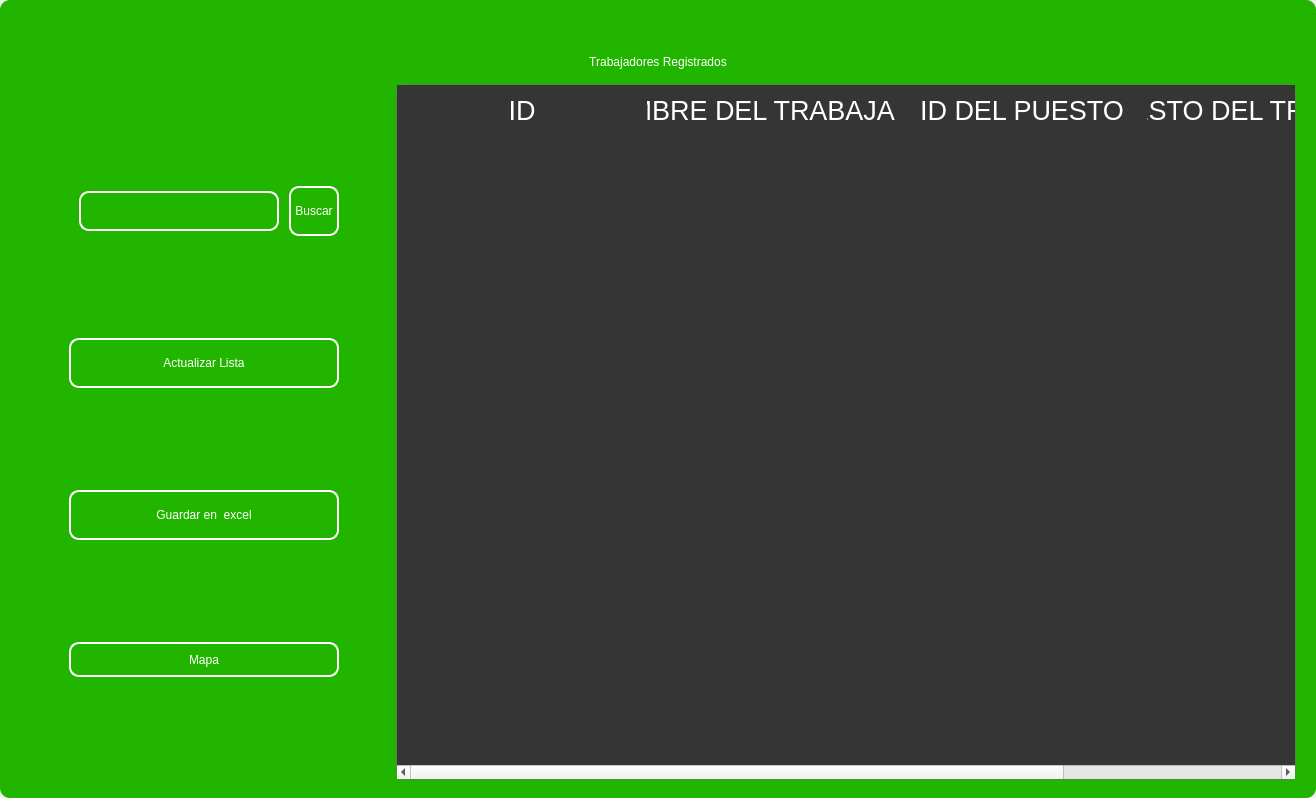
<?xml version="1.0" encoding="UTF-8"?>
<ui version="4.0">
 <class>MainWindow</class>
 <widget class="QMainWindow" name="MainWindow">
  <property name="geometry">
   <rect>
    <x>0</x>
    <y>0</y>
    <width>1316</width>
    <height>798</height>
   </rect>
  </property>
  <property name="windowTitle">
   <string>MainWindow</string>
  </property>
  <property name="styleSheet">
   <string notr="true"/>
  </property>
  <widget class="QWidget" name="centralwidget">
   <property name="styleSheet">
    <string notr="true"/>
   </property>
   <layout class="QVBoxLayout" name="verticalLayout">
    <property name="spacing">
     <number>0</number>
    </property>
    <property name="leftMargin">
     <number>0</number>
    </property>
    <property name="topMargin">
     <number>0</number>
    </property>
    <property name="rightMargin">
     <number>0</number>
    </property>
    <property name="bottomMargin">
     <number>0</number>
    </property>
    <item>
     <widget class="QFrame" name="frame">
      <property name="enabled">
       <bool>true</bool>
      </property>
      <property name="styleSheet">
       <string notr="true">
QFrame {
border-radius:10px;
background-color: rgb(33, 181, 0);
 }
</string>
      </property>
      <property name="frameShape">
       <enum>QFrame::StyledPanel</enum>
      </property>
      <property name="frameShadow">
       <enum>QFrame::Raised</enum>
      </property>
      <layout class="QVBoxLayout" name="verticalLayout_2">
       <item>
        <widget class="QFrame" name="frame_superior">
         <property name="minimumSize">
          <size>
           <width>0</width>
           <height>40</height>
          </size>
         </property>
         <property name="maximumSize">
          <size>
           <width>16777215</width>
           <height>40</height>
          </size>
         </property>
         <property name="styleSheet">
          <string notr="true">QPushButton{
border-radius:18px;
}

QPushButton:hover{
	background-color: rgb(0, 0, 0);
}
</string>
         </property>
         <property name="frameShape">
          <enum>QFrame::StyledPanel</enum>
         </property>
         <property name="frameShadow">
          <enum>QFrame::Raised</enum>
         </property>
         <layout class="QHBoxLayout" name="horizontalLayout_3">
          <property name="spacing">
           <number>4</number>
          </property>
          <property name="leftMargin">
           <number>0</number>
          </property>
          <property name="topMargin">
           <number>0</number>
          </property>
          <property name="rightMargin">
           <number>0</number>
          </property>
          <property name="bottomMargin">
           <number>0</number>
          </property>
          <item>
           <widget class="QPushButton" name="btn_icon">
            <property name="text">
             <string/>
            </property>
            <property name="iconSize">
             <size>
              <width>40</width>
              <height>40</height>
             </size>
            </property>
           </widget>
          </item>
          <item>
           <spacer name="horizontalSpacer_2">
            <property name="orientation">
             <enum>Qt::Horizontal</enum>
            </property>
            <property name="sizeHint" stdset="0">
             <size>
              <width>443</width>
              <height>20</height>
             </size>
            </property>
           </spacer>
          </item>
          <item>
           <widget class="QPushButton" name="btn_exit">
            <property name="minimumSize">
             <size>
              <width>38</width>
              <height>38</height>
             </size>
            </property>
            <property name="maximumSize">
             <size>
              <width>38</width>
              <height>38</height>
             </size>
            </property>
            <property name="cursor">
             <cursorShape>PointingHandCursor</cursorShape>
            </property>
            <property name="text">
             <string/>
            </property>
            <property name="iconSize">
             <size>
              <width>35</width>
              <height>35</height>
             </size>
            </property>
           </widget>
          </item>
          <item>
           <widget class="QPushButton" name="bt_minimizar">
            <property name="minimumSize">
             <size>
              <width>38</width>
              <height>38</height>
             </size>
            </property>
            <property name="maximumSize">
             <size>
              <width>38</width>
              <height>38</height>
             </size>
            </property>
            <property name="cursor">
             <cursorShape>PointingHandCursor</cursorShape>
            </property>
            <property name="text">
             <string/>
            </property>
            <property name="icon">
             <iconset>
              <normaloff>image/minus.svg</normaloff>image/minus.svg</iconset>
            </property>
            <property name="iconSize">
             <size>
              <width>38</width>
              <height>38</height>
             </size>
            </property>
           </widget>
          </item>
          <item>
           <widget class="QPushButton" name="bt_maximizar">
            <property name="minimumSize">
             <size>
              <width>38</width>
              <height>38</height>
             </size>
            </property>
            <property name="maximumSize">
             <size>
              <width>38</width>
              <height>38</height>
             </size>
            </property>
            <property name="cursor">
             <cursorShape>PointingHandCursor</cursorShape>
            </property>
            <property name="text">
             <string/>
            </property>
            <property name="icon">
             <iconset>
              <normaloff>image/chevron-up.svg</normaloff>image/chevron-up.svg</iconset>
            </property>
            <property name="iconSize">
             <size>
              <width>38</width>
              <height>38</height>
             </size>
            </property>
           </widget>
          </item>
          <item>
           <widget class="QPushButton" name="bt_restaurar">
            <property name="minimumSize">
             <size>
              <width>38</width>
              <height>38</height>
             </size>
            </property>
            <property name="maximumSize">
             <size>
              <width>38</width>
              <height>38</height>
             </size>
            </property>
            <property name="cursor">
             <cursorShape>PointingHandCursor</cursorShape>
            </property>
            <property name="text">
             <string/>
            </property>
            <property name="icon">
             <iconset>
              <normaloff>image/chevron-down.svg</normaloff>image/chevron-down.svg</iconset>
            </property>
            <property name="iconSize">
             <size>
              <width>38</width>
              <height>38</height>
             </size>
            </property>
           </widget>
          </item>
          <item>
           <widget class="QPushButton" name="bt_cerrar">
            <property name="minimumSize">
             <size>
              <width>38</width>
              <height>38</height>
             </size>
            </property>
            <property name="maximumSize">
             <size>
              <width>38</width>
              <height>38</height>
             </size>
            </property>
            <property name="cursor">
             <cursorShape>PointingHandCursor</cursorShape>
            </property>
            <property name="text">
             <string/>
            </property>
            <property name="icon">
             <iconset>
              <normaloff>image/x.svg</normaloff>image/x.svg</iconset>
            </property>
            <property name="iconSize">
             <size>
              <width>38</width>
              <height>38</height>
             </size>
            </property>
           </widget>
          </item>
         </layout>
        </widget>
       </item>
       <item>
        <widget class="QLabel" name="label">
         <property name="styleSheet">
          <string notr="true">font: 30pt &quot;MS Shell Dlg 2&quot;;
color: rgb(255, 255, 255);</string>
         </property>
         <property name="text">
          <string>Trabajadores Registrados</string>
         </property>
         <property name="alignment">
          <set>Qt::AlignCenter</set>
         </property>
        </widget>
       </item>
       <item>
        <widget class="QFrame" name="frame_3">
         <property name="minimumSize">
          <size>
           <width>0</width>
           <height>0</height>
          </size>
         </property>
         <property name="frameShape">
          <enum>QFrame::StyledPanel</enum>
         </property>
         <property name="frameShadow">
          <enum>QFrame::Raised</enum>
         </property>
         <layout class="QHBoxLayout" name="horizontalLayout_4">
          <property name="leftMargin">
           <number>9</number>
          </property>
          <property name="topMargin">
           <number>9</number>
          </property>
          <property name="rightMargin">
           <number>9</number>
          </property>
          <item>
           <layout class="QVBoxLayout" name="verticalLayout_4">
            <property name="spacing">
             <number>50</number>
            </property>
            <property name="sizeConstraint">
             <enum>QLayout::SetDefaultConstraint</enum>
            </property>
            <property name="leftMargin">
             <number>50</number>
            </property>
            <property name="topMargin">
             <number>50</number>
            </property>
            <property name="rightMargin">
             <number>50</number>
            </property>
            <property name="bottomMargin">
             <number>50</number>
            </property>
            <item>
             <layout class="QHBoxLayout" name="horizontalLayout">
              <property name="spacing">
               <number>10</number>
              </property>
              <property name="leftMargin">
               <number>10</number>
              </property>
              <property name="topMargin">
               <number>0</number>
              </property>
              <property name="bottomMargin">
               <number>0</number>
              </property>
              <item>
               <widget class="QLineEdit" name="searchtxt">
                <property name="minimumSize">
                 <size>
                  <width>200</width>
                  <height>25</height>
                 </size>
                </property>
                <property name="maximumSize">
                 <size>
                  <width>150</width>
                  <height>40</height>
                 </size>
                </property>
                <property name="styleSheet">
                 <string notr="true">QLabel {
	color: rgb(255, 255, 254);
	font: 12pt &quot;Arial&quot;;
	background-color: rgba(0, 0, 0,0);
}

QTextEdit{
background-color: rgba(0, 0, 0,0);
border-radius:10px; 
font: 12pt &quot;Arial&quot;;
color: rgb(255, 255, 254);
border: 2px solid  rgb(255, 255, 255);

}

QTextEdit:hover{
background-color: rgba(0, 0, 0,0);
border-radius:10px; 
font: 12pt &quot;Arial&quot;;
border: 2px solid  rgb(120, 0, 171);
}

QTextEdit:focus{
background-color: rgb(0, 0, 0);
border-radius:10px; 
font: 12pt &quot;Arial&quot;;
border: 2px solid rgb(120, 0, 171);
}

QLineEdit{
background-color: rgba(0, 0, 0,0);
border-radius:10px; 
font: 12pt &quot;Arial&quot;;
color: rgb(255, 255, 254);
border: 2px solid  rgb(255, 255, 255);

}

QLineEdit:hover{
background-color: rgba(0, 0, 0,0);
border-radius:10px; 
font: 12pt &quot;Arial&quot;;
border: 2px solid  rgb(120, 0, 171);
}

QLineEdit:focus{
background-color: rgb(0, 0, 0);
border-radius:10px; 
font: 12pt &quot;Arial&quot;;
border: 2px solid rgb(120, 0, 171);
}

QCheckBox{
	font: 12pt &quot;Arial&quot;;
	color: rgb(255, 255, 255);
}

QCheckBox::indicator {
    width: 18px;
    height:18px;
}

QCheckBox::indicator:unchecked {
   background-image: url(image/square.svg);
}

QCheckBox::indicator:checked {
   background-image: url(image/check-square.svg);
}

QPushButton{
border-radius:10px; 
font: 12pt &quot;Arial&quot;;
color: rgb(255, 255, 254);
border: 2px solid #ffffff;
}

QPushButton:hover{
border-radius:10px; 
font: 12pt &quot;Arial&quot;;
color: rgb(255, 255, 255);
border: 2px solid rgb(120, 0, 171);
	background-color: rgb(120, 0, 171);
}
</string>
                </property>
               </widget>
              </item>
              <item>
               <widget class="QPushButton" name="btn_search">
                <property name="sizePolicy">
                 <sizepolicy hsizetype="Minimum" vsizetype="Fixed">
                  <horstretch>0</horstretch>
                  <verstretch>0</verstretch>
                 </sizepolicy>
                </property>
                <property name="minimumSize">
                 <size>
                  <width>0</width>
                  <height>15</height>
                 </size>
                </property>
                <property name="maximumSize">
                 <size>
                  <width>100</width>
                  <height>50</height>
                 </size>
                </property>
                <property name="cursor">
                 <cursorShape>PointingHandCursor</cursorShape>
                </property>
                <property name="styleSheet">
                 <string notr="true">QPushButton{
border-radius:10px; 
font: 12pt &quot;Arial&quot;;
color: rgb(255, 255, 254);
border: 2px solid #ffffff;
}

QPushButton:hover{
border-radius:10px; 
font: 12pt &quot;Arial&quot;;
color: rgb(255, 255, 255);
border: 2px solid rgb(120, 0, 171);
	background-color: rgb(120, 0, 171);
}</string>
                </property>
                <property name="text">
                 <string>Buscar</string>
                </property>
               </widget>
              </item>
             </layout>
            </item>
            <item>
             <widget class="QPushButton" name="btn_get">
              <property name="minimumSize">
               <size>
                <width>50</width>
                <height>40</height>
               </size>
              </property>
              <property name="maximumSize">
               <size>
                <width>300</width>
                <height>50</height>
               </size>
              </property>
              <property name="cursor">
               <cursorShape>PointingHandCursor</cursorShape>
              </property>
              <property name="styleSheet">
               <string notr="true">QPushButton{
border-radius:10px; 
font: 12pt &quot;Arial&quot;;
color: rgb(255, 255, 254);
border: 2px solid #ffffff;
}

QPushButton:hover{
border-radius:10px; 
font: 12pt &quot;Arial&quot;;
color: rgb(255, 255, 255);
border: 2px solid rgb(120, 0, 171);
	background-color: rgb(120, 0, 171);
}</string>
              </property>
              <property name="text">
               <string>Actualizar Lista</string>
              </property>
              <property name="iconSize">
               <size>
                <width>35</width>
                <height>35</height>
               </size>
              </property>
             </widget>
            </item>
            <item>
             <widget class="QPushButton" name="btn_excel">
              <property name="minimumSize">
               <size>
                <width>10</width>
                <height>40</height>
               </size>
              </property>
              <property name="maximumSize">
               <size>
                <width>300</width>
                <height>50</height>
               </size>
              </property>
              <property name="cursor">
               <cursorShape>PointingHandCursor</cursorShape>
              </property>
              <property name="styleSheet">
               <string notr="true">QPushButton{
border-radius:10px; 
font: 12pt &quot;Arial&quot;;
color: rgb(255, 255, 254);
border: 2px solid #ffffff;
}

QPushButton:hover{
border-radius:10px; 
font: 12pt &quot;Arial&quot;;
color: rgb(255, 255, 255);
border: 2px solid rgb(120, 0, 171);
	background-color: rgb(120, 0, 171);
}</string>
              </property>
              <property name="text">
               <string>Guardar en  excel</string>
              </property>
              <property name="iconSize">
               <size>
                <width>35</width>
                <height>35</height>
               </size>
              </property>
             </widget>
            </item>
            <item>
             <widget class="QPushButton" name="btn_maps">
              <property name="minimumSize">
               <size>
                <width>0</width>
                <height>35</height>
               </size>
              </property>
              <property name="styleSheet">
               <string notr="true">QPushButton{
border-radius:10px; 
font: 12pt &quot;Arial&quot;;
color: rgb(255, 255, 254);
border: 2px solid #ffffff;
}

QPushButton:hover{
border-radius:10px; 
font: 12pt &quot;Arial&quot;;
color: rgb(255, 255, 255);
border: 2px solid rgb(120, 0, 171);
	background-color: rgb(120, 0, 171);
}</string>
              </property>
              <property name="text">
               <string>Mapa</string>
              </property>
             </widget>
            </item>
           </layout>
          </item>
          <item>
           <widget class="QTableWidget" name="table_employee">
            <property name="minimumSize">
             <size>
              <width>900</width>
              <height>0</height>
             </size>
            </property>
            <property name="maximumSize">
             <size>
              <width>700</width>
              <height>16777215</height>
             </size>
            </property>
            <property name="styleSheet">
             <string notr="true">QTableView {

	border: 1px solid rgba(255,255,255,40);
	border-bottom-right-radius: 7px; 
	border-bottom-left-radius: 7px; 
	color: white;
	font: 15pt &quot;MS Shell Dlg 2&quot;;
	background-color: rgb(53, 53, 53);
}

QHeaderView::section {
background-color: rgb(53, 53, 53);
color: white;
border: none;
height: 50px;
font-size: 20pt;
}

QTableView::item {
    border-style: none;
    border-bottom: 1px solid rgba(255,255,255,50);
    padding-left: auto;
    padding-right: auto;
}

QTableView::item:selected{
	border: none;
	color: rgb(255, 255, 255);
    background-color: rgba(255, 255, 255, 50);
}
</string>
            </property>
            <property name="lineWidth">
             <number>1</number>
            </property>
            <property name="editTriggers">
             <set>QAbstractItemView::NoEditTriggers</set>
            </property>
            <attribute name="horizontalHeaderDefaultSectionSize">
             <number>250</number>
            </attribute>
            <column>
             <property name="text">
              <string>ID</string>
             </property>
            </column>
            <column>
             <property name="text">
              <string>NOMBRE DEL TRABAJADOR</string>
             </property>
            </column>
            <column>
             <property name="text">
              <string>ID DEL PUESTO</string>
             </property>
            </column>
            <column>
             <property name="text">
              <string>PUESTO DEL TRABAJADOR</string>
             </property>
            </column>
           </widget>
          </item>
         </layout>
        </widget>
       </item>
      </layout>
     </widget>
    </item>
   </layout>
  </widget>
 </widget>
 <resources/>
 <connections/>
</ui>
